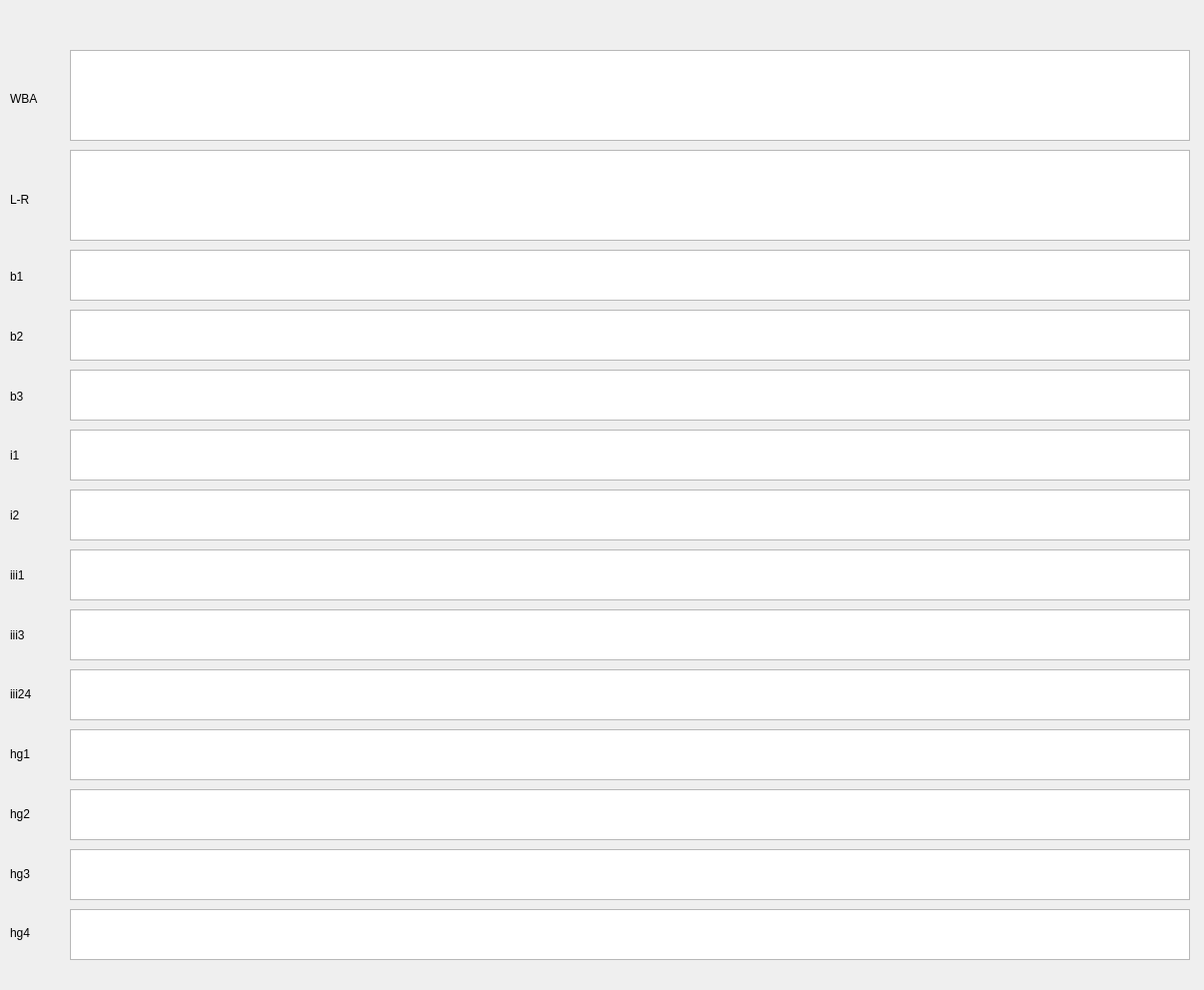
<?xml version="1.0" encoding="UTF-8"?>
<ui version="4.0">
 <class>MuscleViewer</class>
 <widget class="QWidget" name="MuscleViewer">
  <property name="geometry">
   <rect>
    <x>0</x>
    <y>0</y>
    <width>1205</width>
    <height>991</height>
   </rect>
  </property>
  <property name="sizePolicy">
   <sizepolicy hsizetype="Fixed" vsizetype="Fixed">
    <horstretch>0</horstretch>
    <verstretch>0</verstretch>
   </sizepolicy>
  </property>
  <property name="windowTitle">
   <string>MuscleViewer</string>
  </property>
  <widget class="GraphicsView" name="freq">
   <property name="geometry">
    <rect>
     <x>70</x>
     <y>50</y>
     <width>1121</width>
     <height>91</height>
    </rect>
   </property>
  </widget>
  <widget class="GraphicsView" name="b3">
   <property name="geometry">
    <rect>
     <x>70</x>
     <y>370</y>
     <width>1121</width>
     <height>51</height>
    </rect>
   </property>
  </widget>
  <widget class="GraphicsView" name="iii1">
   <property name="geometry">
    <rect>
     <x>70</x>
     <y>550</y>
     <width>1121</width>
     <height>51</height>
    </rect>
   </property>
  </widget>
  <widget class="GraphicsView" name="iii24">
   <property name="geometry">
    <rect>
     <x>70</x>
     <y>670</y>
     <width>1121</width>
     <height>51</height>
    </rect>
   </property>
  </widget>
  <widget class="GraphicsView" name="b1">
   <property name="geometry">
    <rect>
     <x>70</x>
     <y>250</y>
     <width>1121</width>
     <height>51</height>
    </rect>
   </property>
  </widget>
  <widget class="GraphicsView" name="hg3">
   <property name="geometry">
    <rect>
     <x>70</x>
     <y>850</y>
     <width>1121</width>
     <height>51</height>
    </rect>
   </property>
  </widget>
  <widget class="GraphicsView" name="b2">
   <property name="geometry">
    <rect>
     <x>70</x>
     <y>310</y>
     <width>1121</width>
     <height>51</height>
    </rect>
   </property>
  </widget>
  <widget class="GraphicsView" name="hg4">
   <property name="geometry">
    <rect>
     <x>70</x>
     <y>910</y>
     <width>1121</width>
     <height>51</height>
    </rect>
   </property>
  </widget>
  <widget class="GraphicsView" name="i2">
   <property name="geometry">
    <rect>
     <x>70</x>
     <y>490</y>
     <width>1121</width>
     <height>51</height>
    </rect>
   </property>
  </widget>
  <widget class="GraphicsView" name="hg2">
   <property name="geometry">
    <rect>
     <x>70</x>
     <y>790</y>
     <width>1121</width>
     <height>51</height>
    </rect>
   </property>
  </widget>
  <widget class="GraphicsView" name="iii3">
   <property name="geometry">
    <rect>
     <x>70</x>
     <y>610</y>
     <width>1121</width>
     <height>51</height>
    </rect>
   </property>
  </widget>
  <widget class="GraphicsView" name="hg1">
   <property name="geometry">
    <rect>
     <x>70</x>
     <y>730</y>
     <width>1121</width>
     <height>51</height>
    </rect>
   </property>
  </widget>
  <widget class="GraphicsView" name="lmr">
   <property name="geometry">
    <rect>
     <x>70</x>
     <y>150</y>
     <width>1121</width>
     <height>91</height>
    </rect>
   </property>
  </widget>
  <widget class="GraphicsView" name="i1">
   <property name="geometry">
    <rect>
     <x>70</x>
     <y>430</y>
     <width>1121</width>
     <height>51</height>
    </rect>
   </property>
  </widget>
  <widget class="QLabel" name="label_2">
   <property name="geometry">
    <rect>
     <x>10</x>
     <y>190</y>
     <width>31</width>
     <height>20</height>
    </rect>
   </property>
   <property name="text">
    <string>L-R</string>
   </property>
  </widget>
  <widget class="QLabel" name="label">
   <property name="geometry">
    <rect>
     <x>10</x>
     <y>90</y>
     <width>41</width>
     <height>17</height>
    </rect>
   </property>
   <property name="text">
    <string>WBA</string>
   </property>
  </widget>
  <widget class="QWidget" name="layoutWidget">
   <property name="geometry">
    <rect>
     <x>10</x>
     <y>250</y>
     <width>51</width>
     <height>711</height>
    </rect>
   </property>
   <layout class="QVBoxLayout" name="verticalLayout">
    <item>
     <widget class="QLabel" name="label_3">
      <property name="text">
       <string>b1</string>
      </property>
     </widget>
    </item>
    <item>
     <widget class="QLabel" name="label_4">
      <property name="text">
       <string>b2</string>
      </property>
     </widget>
    </item>
    <item>
     <widget class="QLabel" name="label_5">
      <property name="text">
       <string>b3</string>
      </property>
     </widget>
    </item>
    <item>
     <widget class="QLabel" name="label_6">
      <property name="text">
       <string>i1</string>
      </property>
     </widget>
    </item>
    <item>
     <widget class="QLabel" name="label_7">
      <property name="text">
       <string>i2</string>
      </property>
     </widget>
    </item>
    <item>
     <widget class="QLabel" name="label_8">
      <property name="text">
       <string>iii1</string>
      </property>
     </widget>
    </item>
    <item>
     <widget class="QLabel" name="label_9">
      <property name="text">
       <string>iii3</string>
      </property>
     </widget>
    </item>
    <item>
     <widget class="QLabel" name="label_10">
      <property name="text">
       <string>iii24</string>
      </property>
     </widget>
    </item>
    <item>
     <widget class="QLabel" name="label_11">
      <property name="text">
       <string>hg1</string>
      </property>
     </widget>
    </item>
    <item>
     <widget class="QLabel" name="label_12">
      <property name="text">
       <string>hg2</string>
      </property>
     </widget>
    </item>
    <item>
     <widget class="QLabel" name="label_13">
      <property name="text">
       <string>hg3</string>
      </property>
     </widget>
    </item>
    <item>
     <widget class="QLabel" name="label_14">
      <property name="text">
       <string>hg4</string>
      </property>
     </widget>
    </item>
   </layout>
  </widget>
  <zorder>layoutWidget</zorder>
  <zorder>freq</zorder>
  <zorder>b3</zorder>
  <zorder>iii1</zorder>
  <zorder>iii24</zorder>
  <zorder>b1</zorder>
  <zorder>hg3</zorder>
  <zorder>b2</zorder>
  <zorder>hg4</zorder>
  <zorder>i2</zorder>
  <zorder>hg2</zorder>
  <zorder>iii3</zorder>
  <zorder>hg1</zorder>
  <zorder>lmr</zorder>
  <zorder>i1</zorder>
  <zorder>label_2</zorder>
  <zorder>label</zorder>
 </widget>
 <customwidgets>
  <customwidget>
   <class>GraphicsView</class>
   <extends>QGraphicsView</extends>
   <header>pyqtgraph</header>
  </customwidget>
 </customwidgets>
 <resources/>
 <connections/>
</ui>
